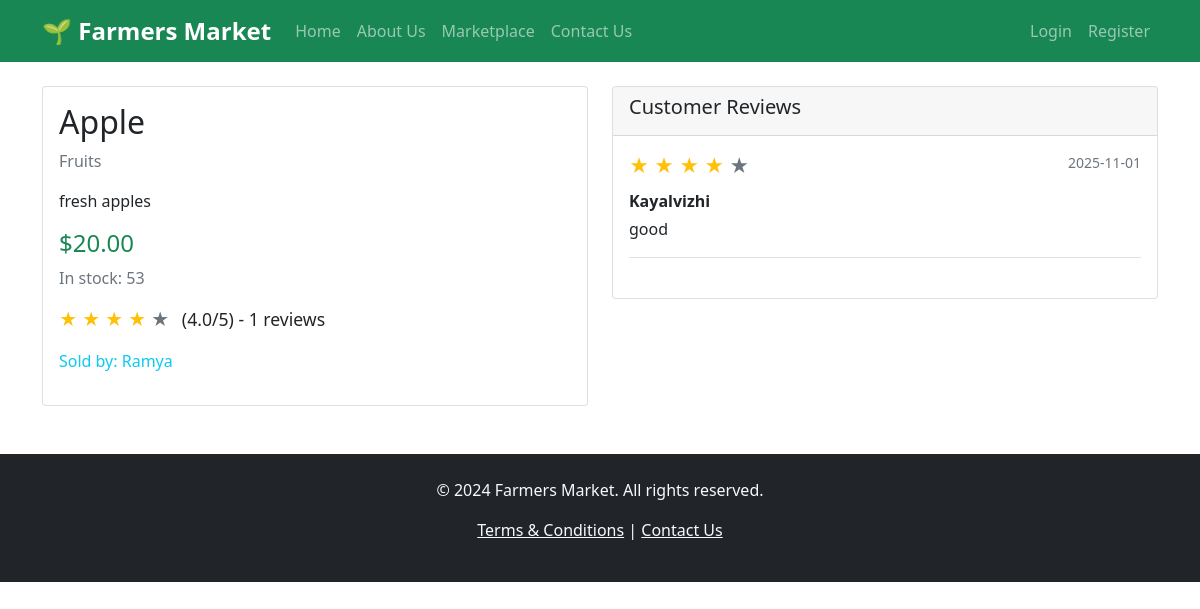
Page /product/1 on the committed database.
### app.py (models this page shows)
class Product(db.Model):
    id = db.Column(db.Integer, primary_key=True)
    name = db.Column(db.String(100), nullable=False)
    description = db.Column(db.Text)
    price = db.Column(db.Float, nullable=False)
    quantity = db.Column(db.Integer, nullable=False)
    category = db.Column(db.String(50))
    image_url = db.Column(db.String(200))
    farmer_id = db.Column(db.Integer, db.ForeignKey('user.id'), nullable=False)
    created_at = db.Column(db.DateTime, default=datetime.utcnow)

class User(UserMixin, db.Model):
    id = db.Column(db.Integer, primary_key=True)
    username = db.Column(db.String(80), unique=True, nullable=False)
    email = db.Column(db.String(120), unique=True, nullable=False)
    password_hash = db.Column(db.String(120), nullable=False)
    user_type = db.Column(db.String(20), nullable=False)  # 'farmer' or 'customer'
    created_at = db.Column(db.DateTime, default=datetime.utcnow)

class Review(db.Model):
    id = db.Column(db.Integer, primary_key=True)
    product_id = db.Column(db.Integer, db.ForeignKey('product.id'), nullable=False)
    customer_id = db.Column(db.Integer, db.ForeignKey('user.id'), nullable=False)
    farmer_id = db.Column(db.Integer, db.ForeignKey('user.id'), nullable=False)
    rating = db.Column(db.Integer, nullable=False)
    comment = db.Column(db.Text)
    created_at = db.Column(db.DateTime, default=datetime.utcnow)

### app.py (the view)
@app.route('/product/<int:product_id>')
def product_details(product_id):
    product = Product.query.get_or_404(product_id)
    reviews = Review.query.filter_by(product_id=product_id).all()
    if reviews:
        avg_rating = sum(review.rating for review in reviews) / len(reviews)
        avg_rating = round(avg_rating, 1)
    else:
        avg_rating = 0
    can_review = False
    if current_user.is_authenticated and current_user.user_type == 'customer':
        has_reviewed = Review.query.filter_by(
            product_id=product_id,
            customer_id=current_user.id
        ).first()
        can_review = not has_reviewed
    return render_template('product_details.html',
                         product=product,
                         reviews=reviews,
                         avg_rating=avg_rating,
                         can_review=can_review)

### templates/product_details.html (shortened to what this page needs)
{% extends "base.html" %}
{% block content %}
<div class="row">
    <div class="col-md-6">
        <div class="card">
            <div class="card-body">
                <h2>{{ product.name }}</h2>
                <p class="text-muted">{{ product.category }}</p>
                <p>{{ product.description }}</p>
                <div class="mb-3">
                    <h4 class="text-success">${{ "%.2f"|format(product.price) }}</h4>
                    <p class="text-muted">In stock: {{ product.quantity }}</p>
                </div>
                <div class="rating-display mb-3">
                    <div class="stars">
                        {% for i in range(5) %}
                            {% if i < avg_rating %}
                                <span class="text-warning">★</span>
                            {% else %}
                                <span class="text-muted">★</span>
                            {% endif %}
                        {% endfor %}
                        <span class="ms-2">({{ avg_rating }}/5) - {{ reviews|length }} reviews</span>
                    </div>
                </div>
                <p class="text-info">Sold by: {{ product.farmer.username }}</p>
            </div>
        </div>
    </div>
<div class="col-md-6">
    <div class="card">
        <div class="card-header">
            <h5>Customer Reviews</h5>
        </div>
        <div class="card-body">
            {% if reviews %}
                {% for review in reviews %}
                <div class="review-item mb-4 pb-3 border-bottom">
                    <div class="d-flex justify-content-between align-items-start">
                        <div class="stars mb-2">
                            {% for i in range(5) %}
                                {% if i < review.rating %}
                                    <span class="text-warning">★</span>
                                {% else %}
                                    <span class="text-muted">★</span>
                                {% endif %}
                            {% endfor %}
                        </div>
                        <small class="text-muted">{{ review.created_at.strftime('%Y-%m-%d') }}</small>
                    </div>
                    <p class="mb-1"><strong>{{ review.author.username }}</strong></p>
                    <p class="mb-0">{{ review.comment }}</p>
                </div>
                {% endfor %}
            {% else %}
                <p class="text-muted">No reviews yet. Be the first to review this product!</p>
            {% endif %}
        </div>
    </div>
</div>
</div>
{% endblock %}

### static/css/style.css (style rules this page uses)
.card { transition: transform 0.2s; }
.stars { font-size: 1.2rem; }
.rating-display .stars { font-size: 1.1rem; }

### rows in the picture
Product: name "Apple", category "Fruits", description "fresh apples", price "20.00", quantity "53"
User: farmer.username "Ramya"
Review: rating 4 (drawn), created_at "2025-11-01", author.username "Kayalvizhi", comment "good"

### other values in the picture
{{ avg_rating }} "4.0"
{{ reviews|length }} "1"
